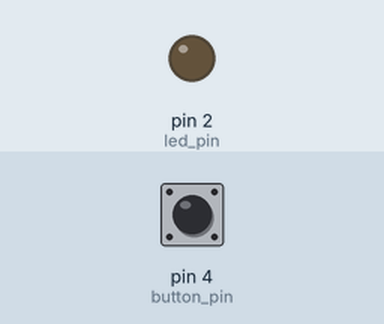
Bench run of a sketch on a simulated Arduino Uno, built with avr-gcc and run on an emulated ATmega328P. Shown: output pins drawn as LEDs (lit = HIGH). Inputs (shaded band) come from the test bench; at power-on: pin 4 (button_pin) LOW.

Above: at 1.2 s.
1.3 s: pin 4 (button_pin) pulled HIGH for 0.15 s
At 2.5 s:
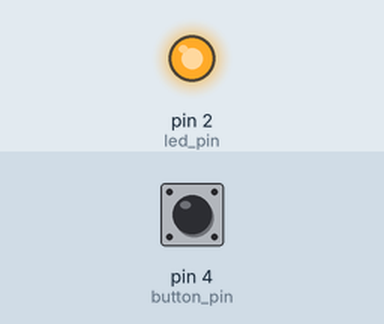
2.9 s: pin 4 (button_pin) pulled HIGH for 1 s
At 3.9 s:
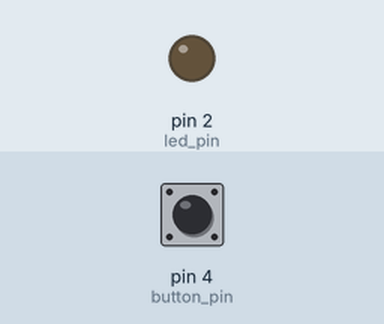
5.4 s: pin 4 (button_pin) pulled HIGH for 3.2 s
At 5.8 s:
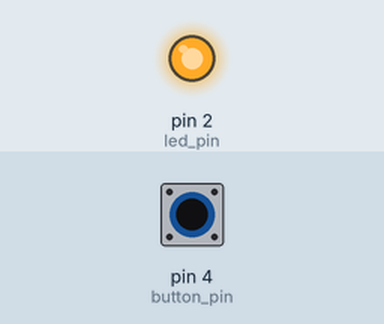
Timing chart, 0 to 8.4 s (numbered marks = the images above; inputs shaded):
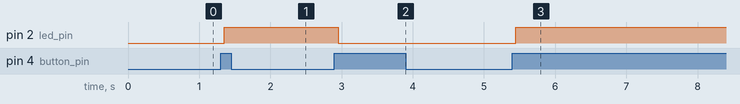

Measured:
- after the input at 1.3 s, pin 2 (led_pin): LOW → HIGH after 0.05 s
- after the input at 2.9 s, pin 2 (led_pin): HIGH → LOW after 0.05 s
- after the input at 5.4 s, pin 2 (led_pin): LOW → HIGH after 0.05 s

The sketch:

Button_as_switch.ino
```cpp
//Use button as switch

#define led_pin 2
#define button_pin 4

int led_state = 0;
int button_new_state;
int button_old_state = 1;

void setup() {
  Serial.begin(9600);
  pinMode(led_pin, OUTPUT);
  pinMode(button_pin, INPUT);
}

void loop() {
  button_new_state = digitalRead(button_pin);
  if (button_old_state == 0 && button_new_state == 1) {
    delay(50);
    if (led_state == 0) {
      digitalWrite(led_pin, HIGH);
      led_state = 1;
    } else {
      digitalWrite(led_pin, LOW);
      led_state = 0;
    }
  }
  button_old_state = button_new_state;
}
```
